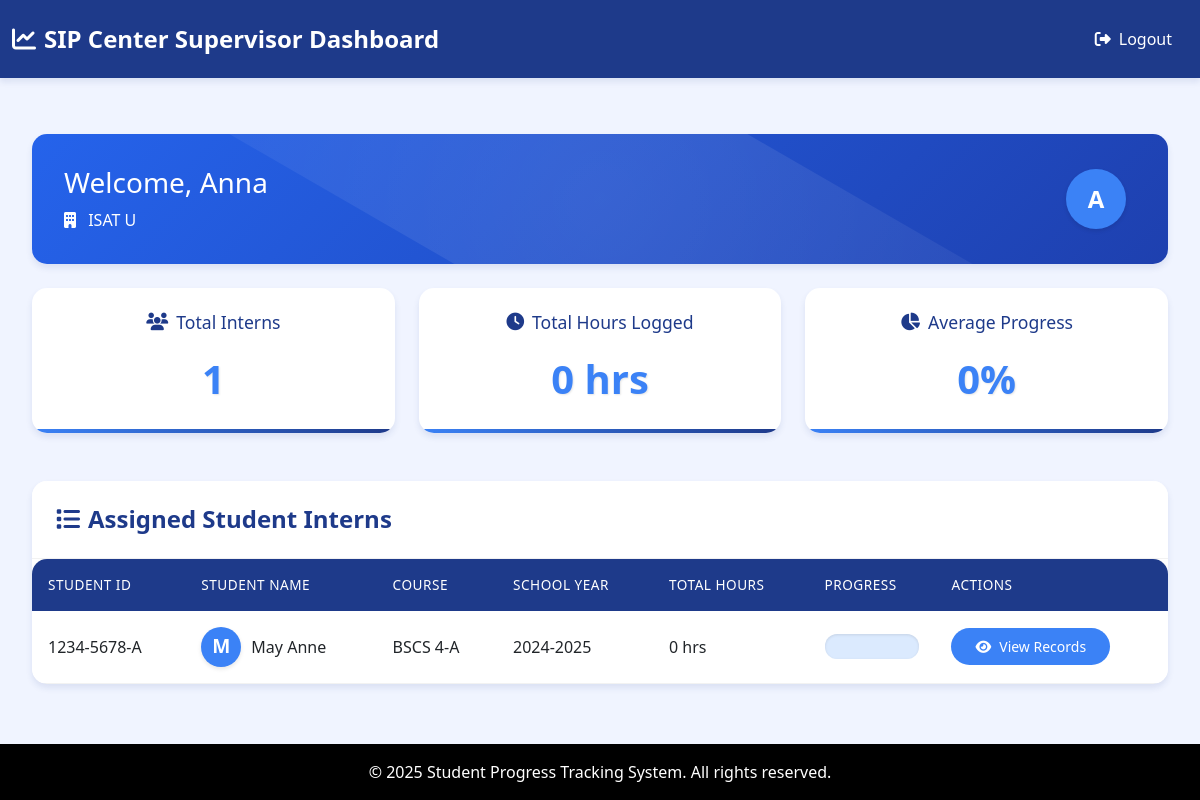
The page /dashboards/sip-supervisor-dashboard.php (signed in) on the database its author committed.
### tables this page shows
CREATE TABLE `sip_supervisors` (
  `id` int(11) NOT NULL,
  `fullname` varchar(100) NOT NULL,
  `username` varchar(50) NOT NULL,
  `sip_center` varchar(100) NOT NULL,
  `password` varchar(255) NOT NULL,
  `created_at` timestamp NOT NULL DEFAULT current_timestamp()
);

CREATE TABLE `students` (
  `student_id` varchar(50) NOT NULL,
  `id` int(11) NOT NULL,
  `fullname` varchar(100) NOT NULL,
  `course` varchar(50) NOT NULL,
  `hours` int(11) DEFAULT 0,
  `password` varchar(255) NOT NULL,
  `sip_center` varchar(100) NOT NULL,
  `is_approved` tinyint(1) DEFAULT 0,
  `sip_supervisor_id` int(11) DEFAULT NULL,
  `school_year` varchar(20) NOT NULL,
  `created_at` timestamp NOT NULL DEFAULT current_timestamp(),
  `supervisor` int(11) DEFAULT NULL
);

### includes/calculate-hours.php (called while the page is built, shortened)
<?php
function convertToHoursMinutes($decimal_hours) {
    $hours = floor($decimal_hours);
    $minutes = round(($decimal_hours - $hours) * 60);
    return [$hours, $minutes];
}
function calculateStudentTotalHours($conn, $student_id) {
    $stmt = $conn->prepare("
        SELECT SUM(TIMESTAMPDIFF(SECOND, clock_in, clock_out)) / 3600 AS total_hours
        FROM time_tracking
        WHERE student_id = ?
        AND clock_out IS NOT NULL
        AND clock_out > clock_in
    ");
    $stmt->bind_param("s", $student_id);
    $stmt->execute();
    $stmt->bind_result($total_hours);
    $total_hours = round($total_hours ?? 0, 2);
    $progress_percentage = min(100, round(($total_hours / 300) * 100));
    return [$total_hours, $progress_percentage];
}
function calculateSipCenterTotalHours($conn, $sip_center) {
    $stmt = $conn->prepare("
        SELECT s.student_id, s.fullname
        FROM students s
        WHERE s.sip_center = ?
    ");
    $stmt->bind_param("s", $sip_center);
    $stmt->execute();
    $result = $stmt->get_result();
    $total_students = $result->num_rows;
    $total_hours = 0;
    $total_progress = 0;
    while ($student = $result->fetch_assoc()) {
        list($hours, $progress) = calculateStudentTotalHours($conn, $student['student_id']);
        $total_hours += $hours;
        $total_progress += $progress;
    }
    $average_progress = $total_students > 0 ? round($total_progress / $total_students) : 0;
    return [$total_hours, $average_progress, $total_students];
}
function calculateDateRangeHours($conn, $student_id, $start_date, $end_date) {
    $stmt = $conn->prepare("
        SELECT
            DATE(clock_in) as date,
            clock_in,
            clock_out,
            TIMESTAMPDIFF(SECOND, clock_in, clock_out) / 3600 as hours
        FROM time_tracking
        WHERE student_id = ?
        AND DATE(clock_in) BETWEEN ? AND ?
        AND clock_out IS NOT NULL
        AND clock_out > clock_in
        ORDER BY clock_in DESC
    ");
    $stmt->bind_param("sss", $student_id, $start_date, $end_date);
    $stmt->execute();
    $result = $stmt->get_result();
    $total_hours = 0;
    $entries = [];
    return [$total_hours, $entries];
}
function calculateWeeklyHours($conn, $student_id) {
    $start_date = date('Y-m-d', strtotime('monday this week'));
    $end_date = date('Y-m-d');
    return calculateDateRangeHours($conn, $student_id, $start_date, $end_date);
}
function calculateMonthlyHours($conn, $student_id) {
    $start_date = date('Y-m-01');
    $end_date = date('Y-m-d');
    return calculateDateRangeHours($conn, $student_id, $start_date, $end_date);
}
function getStudentProgressData($conn, $student_id) {
    list($total_hours, $progress_percentage) = calculateStudentTotalHours($conn, $student_id);
    list($weekly_hours) = calculateWeeklyHours($conn, $student_id);
    list($monthly_hours) = calculateMonthlyHours($conn, $student_id);
    list($total_whole_hours, $total_minutes) = convertToHoursMinutes($total_hours);
    list($weekly_whole_hours, $weekly_minutes) = convertToHoursMinutes($weekly_hours);
    list($monthly_whole_hours, $monthly_minutes) = convertToHoursMinutes($monthly_hours);
    return [
        'total_hours' => $total_hours,
        'total_hours_formatted' => sprintf('%d hours %d minutes', $total_whole_hours, $total_minutes),
        'progress_percentage' => $progress_percentage,
        'weekly_hours' => $weekly_hours,
        'weekly_hours_formatted' => sprintf('%d hours %d minutes', $weekly_whole_hours, $weekly_minutes),
        'monthly_hours' => $monthly_hours,
        'monthly_hours_formatted' => sprintf('%d hours %d minutes', $monthly_whole_hours, $monthly_minutes)
    ];
}

### dashboards/sip-supervisor-dashboard.php (the view, shortened to what this page needs)
<?php
require '../includes/connect.php';
require '../includes/calculate-hours.php';
$identifier = $_SESSION['identifier'] ?? null;
$stmt = $conn->prepare("SELECT * FROM sip_supervisors WHERE username = ?");
$stmt->bind_param("s", $identifier);
$stmt->execute();
$supervisor = $stmt->get_result()->fetch_assoc();
list($total_hours, $average_progress, $total_students) = calculateSipCenterTotalHours($conn, $supervisor['sip_center']);
$intern_stmt = $conn->prepare("SELECT student_id, fullname, school_year, course FROM students WHERE sip_center = ?");
$intern_stmt->bind_param("s", $supervisor['sip_center']);
$intern_stmt->execute();
$interns_result = $intern_stmt->get_result();
$interns_data = [];
while ($intern = $interns_result->fetch_assoc()) {
    $progress_data = getStudentProgressData($conn, $intern['student_id']);
    $interns_data[] = [
        'student_id' => $intern['student_id'],
        'fullname' => $intern['fullname'],
        'course' => $intern['course'],
        'school_year' => $intern['school_year'],
        'hours' => $progress_data['total_hours'],
        'progress' => $progress_data['progress_percentage'],
        'weekly_hours' => $progress_data['weekly_hours'],
        'monthly_hours' => $progress_data['monthly_hours']
    ];
}
?>
<!DOCTYPE html>
<html lang="en">
<head>
    <link href="https://cdn.jsdelivr.net/npm/bootstrap@5.3.0/dist/css/bootstrap.min.css" rel="stylesheet">
    <link href="https://cdnjs.cloudflare.com/ajax/libs/font-awesome/6.5.0/css/all.min.css" rel="stylesheet">
    <link href="../css/sip-supervisor-dashboard.css" rel="stylesheet">
</head>
<body>
<nav class="navbar navbar-expand-lg mb-4">
    <div class="container-fluid">
        <a class="navbar-brand" href="#">
            <i class="fas fa-chart-line"></i>
            SIP Center Supervisor Dashboard
        </a>
        <div class="ms-auto">
            <a class="btn btn-logout d-flex align-items-center gap-2" href="../index.php" title="Logout">
                <i class="fas fa-sign-out-alt"></i>
                Logout
            </a>
        </div>
    </div>
</nav>
<div class="content-wrapper">
    <div class="container">
        <div class="card welcome-card">
            <div class="d-flex justify-content-between align-items-center">
                <div>
                    <h3>Welcome, <?= htmlspecialchars($supervisor['fullname']) ?></h3>
                    <p class="mb-0"><i class="fas fa-building me-2"></i> <?= htmlspecialchars($supervisor['sip_center']) ?></p>
                </div>
                <div class="avatar-initial" style="width: 60px; height: 60px; font-size: 1.5rem;">
                    <?= strtoupper(substr($supervisor['fullname'], 0, 1)) ?>
                </div>
            </div>
        </div>
        <div class="row text-center my-4">
            <div class="col-md-4">
                <div class="card summary-card">
                    <h5><i class="fas fa-users"></i>Total Interns</h5>
                    <p><?= $total_students ?></p>
                </div>
            </div>
            <div class="col-md-4">
                <div class="card summary-card">
                    <h5><i class="fas fa-clock"></i>Total Hours Logged</h5>
                    <p><?= $total_hours ?> hrs</p>
                </div>
            </div>
            <div class="col-md-4">
                <div class="card summary-card">
                    <h5><i class="fas fa-chart-pie"></i>Average Progress</h5>
                    <p><?= $average_progress ?>%</p>
                </div>
            </div>
        </div>
        <div class="card">
            <div class="card-header">
                <h4><i class="fas fa-list"></i>Assigned Student Interns</h4>
            </div>
            <div class="table-responsive">
                <table class="table table-hover">
                    <thead>
                        <tr>
                            <th>Student ID</th>
                            <th>Student Name</th>
                            <th>Course</th>
                            <th>School Year</th>
                            <th>Total Hours </th>
                            <th>Progress</th>
                            <th>Actions</th>
                        </tr>
                    </thead>
                    <tbody>
                    <?php foreach ($interns_data as $intern):
                        $initial = strtoupper(substr($intern['fullname'], 0, 1));
                    ?>
                        <tr>
                            <td><?= htmlspecialchars($intern['student_id']) ?></td>
                            <td>
                                <div class="d-flex align-items-center">
                                    <div class="avatar-initial"><?= $initial ?></div>
                                    <?= htmlspecialchars($intern['fullname']) ?>
                                </div>
                            </td>
                            <td><?= htmlspecialchars($intern['course']) ?></td>
                            <td><?= htmlspecialchars($intern['school_year']) ?></td>
                            <td><?= $intern['hours'] ?> hrs</td>
                            <td>
                                <div class="progress">
                                </div>
                            </td>
                            <td>
                                <a href="../views/daily-time-records.php?student_id=<?= urlencode($intern['student_id']) ?>"
                                   class="btn btn-primary btn-sm">
                                    <i class="fas fa-eye"></i>View Records
                                </a>
                            </td>
                        </tr>
                    <?php endforeach; ?>
                    </tbody>
                </table>
            </div>
        </div>
    </div>
</div>
<footer class="footer">
    © <?php echo date('Y'); ?> Student Progress Tracking System. All rights reserved.
</footer>
</body>
</html>

### css/sip-supervisor-dashboard.css (style rules this page uses)
:root { --primary-color: #1e3a8a; --secondary-color: #3b82f6; --accent-color: #2563eb; --success-color: #38bdf8; --warning-color: #93c5fd; --light-bg: #f0f4ff; --card-shadow: 0 4px 6px rgba(30, 58, 138, 0.1); --hover-shadow: 0 6px 12px rgba(30, 58, 138, 0.15); --primary-gradient: linear-gradient(135deg, #2563eb 0%, #1e40af 100%); }
body { font-family: 'Segoe UI', Tahoma, Geneva, Verdana, sans-serif; background-color: var(--light-bg); color: var(--primary-color); min-height: 100vh; }
.navbar { background-color: var(--primary-color); box-shadow: var(--card-shadow); padding: 1rem 0; }
.navbar-brand { color: white !important; font-weight: 600; font-size: 1.5rem; display: flex; align-items: center; gap: 0.5rem; }
.btn-logout { color: white; border: none; background: transparent; font-size: 1rem; transition: all 0.3s ease; padding: 0.5rem 1rem; border-radius: 25px; }
.card { border: none; border-radius: 15px; box-shadow: var(--card-shadow); transition: all 0.3s ease; margin-bottom: 1.5rem; overflow: hidden; }
.welcome-card { background: var(--primary-gradient); color: white; padding: 2rem; position: relative; overflow: hidden; }
.welcome-card::before { content: ''; position: absolute; top: -50%; right: -50%; width: 200%; height: 200%; background: radial-gradient(circle, rgba(255, 255, 255, 0.1) 0%, rgba(255, 255, 255, 0) 70%); transform: rotate(30deg); }
.summary-card { background: white; padding: 1.5rem; text-align: center; border-radius: 15px; position: relative; overflow: hidden; }
.summary-card::after { content: ''; position: absolute; bottom: 0; left: 0; width: 100%; height: 4px; background: linear-gradient(90deg, var(--secondary-color), var(--primary-color)); }
.summary-card h5 { color: var(--primary-color); font-size: 1.1rem; margin-bottom: 1rem; display: flex; align-items: center; justify-content: center; gap: 0.5rem; }
.summary-card p { font-size: 2.5rem; font-weight: bold; color: var(--secondary-color); margin: 0; text-shadow: 1px 1px 2px rgba(0, 0, 0, 0.1); }
.progress { height: 25px; border-radius: 12px; background-color: #dbeafe; overflow: hidden; box-shadow: inset 0 1px 3px rgba(0, 0, 0, 0.1); }
.table { margin-bottom: 0; }
.table thead th { background-color: var(--primary-color); color: white; border: none; padding: 1rem; font-weight: 500; text-transform: uppercase; font-size: 0.85rem; letter-spacing: 0.5px; }
.table tbody td { padding: 1rem; vertical-align: middle; border-bottom: 1px solid rgba(0, 0, 0, 0.05); }
.avatar-initial { width: 40px; height: 40px; background-color: var(--secondary-color); color: white; border-radius: 50%; display: inline-flex; justify-content: center; align-items: center; font-size: 1.2rem; font-weight: bold; margin-right: 10px; box-shadow: 0 2px 4px rgba(0, 0, 0, 0.1); }
.btn-primary { background-color: var(--secondary-color); border: none; padding: 0.5rem 1.5rem; border-radius: 25px; transition: all 0.3s ease; font-weight: 500; display: inline-flex; align-items: center; gap: 0.5rem; color: white; }
.container { max-width: 1200px; padding: 2rem; }
.table-responsive { border-radius: 15px; overflow: hidden; box-shadow: var(--card-shadow); }
.card-header { background-color: white; border-bottom: 1px solid rgba(0, 0, 0, 0.05); padding: 1.5rem; }
.card-header h4 { margin: 0; color: var(--primary-color); font-weight: 600; display: flex; align-items: center; gap: 0.5rem; }
html, body { height: 100%; margin: 0; }
body { display: flex; flex-direction: column; min-height: 100vh; }
.content-wrapper { flex: 1 0 auto; }
.footer { flex-shrink: 0; background-color: rgb(0, 0, 0); color: white; padding: 1rem 0; text-align: center; width: 100%; margin-top: auto; }

### rows shown on the page
sip_supervisors: fullname "Anna", sip_center "ISAT U", fullname "A"
students: student_id "1234-5678-A", fullname "M", fullname "May Anne", course "BSCS 4-A", school_year "2024-2025", hours "0"

### other values the page prints
$total_students "1"
$total_hours "0"
$average_progress "0"
